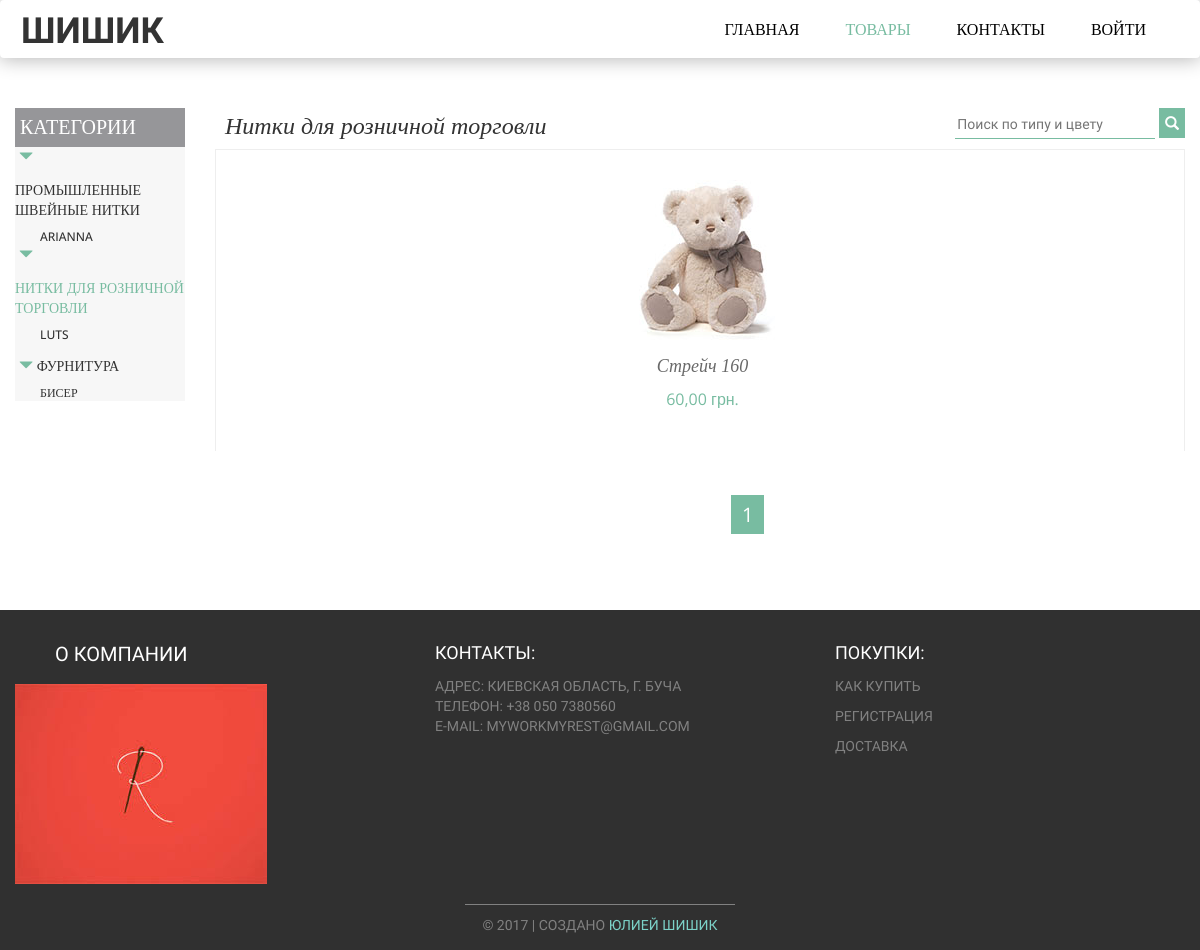
Page /products/category?cid=2 on the earlier database version.
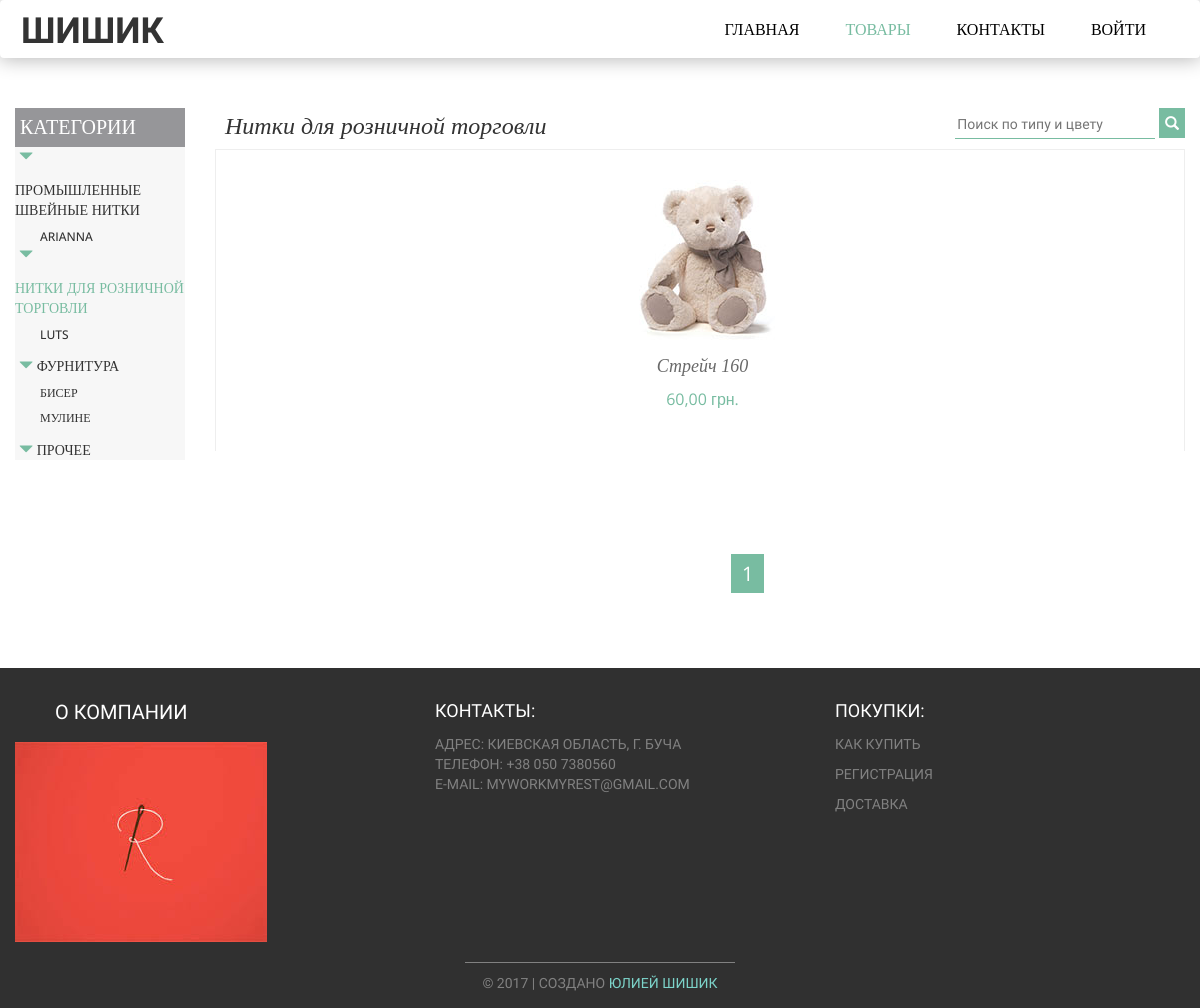
Same page on the later database version.
### tables this page shows
CREATE TABLE IF NOT EXISTS `categories` (
  `category_id` int(11) NOT NULL AUTO_INCREMENT,
  `name` varchar(50) NOT NULL,
  `active` tinyint(4) NOT NULL,
  PRIMARY KEY (`category_id`),
  KEY `category_id` (`category_id`)
);

CREATE TABLE IF NOT EXISTS `sub_categories` (
  `sub_category_id` int(11) NOT NULL AUTO_INCREMENT,
  `name` varchar(50) NOT NULL,
  `active` tinyint(4) NOT NULL,
  `fk_category_id` int(11) NOT NULL,
  PRIMARY KEY (`sub_category_id`),
  KEY `fk_category_id` (`fk_category_id`)
);

CREATE TABLE IF NOT EXISTS `items` (
  `item_id` int(11) NOT NULL AUTO_INCREMENT,
  `title` varchar(50) NOT NULL,
  `description` text NOT NULL,
  `image` varchar(100) NOT NULL,
  `price` decimal(10,0) NOT NULL,
  `active` int(11) NOT NULL,
  `create_date` datetime NOT NULL,
  `fk_category_id` int(11) NOT NULL,
  `fk_sub_category_id` int(11) NOT NULL,
  PRIMARY KEY (`item_id`),
  KEY `fk_category_id` (`fk_category_id`),
  KEY `fk_sub_category_id` (`fk_sub_category_id`)
);

### libs/view.php (called while the page is built, shortened)
<?php
    class View {
        public function render($template){
            include_once BASE_PATH . 'views/public/header.php';
            include_once BASE_PATH . 'views/public/'.$template;
            include_once BASE_PATH . 'views/public/footer.php';
        }
}

### controllers/products_controller.php (called while the page is built, shortened)
<?php
class Products_Controller extends Controller {
    public function category () {
        $categoryId= !empty ($_GET['cid']) ? $_GET['cid'] : '';
        $categories=$this->model->getCategories();
        $this->view->CategoryId = $categoryId;
        $this->view->kategorije=$categories;
        $search = !empty($_GET['pretraga']) ? $_GET['pretraga'] : '';
        $this->view->searchParam = !empty($search) ? '&pretraga=' . $search : '';
        $this->view->search = $search;
        $subCatId= !empty ($_GET['scid']) ? $_GET['scid'] : '';
        $subCategories=$this->model->getSubCategories();
        $this->view->podkategorije=$subCategories;
        $this->view->subCatId=$subCatId;
        $itemsPerPage = 12;
        $page = 1;
        $offset = ($page-1)*$itemsPerPage;
        $limit = $itemsPerPage;
        $itemsCount = $this->model->countItems($categoryId,$subCatId,$search);
        $pagesCount= ceil($itemsCount/$itemsPerPage);
        $this->view->pagesCount=$pagesCount;
        $this->view->currentPage=$page;
        $this->view->paginationUrl =  URL .'products/category?cid='. $categoryId .'&scid='. $subCatId;
        $items = $this->model->getItems($categoryId,$subCatId,$offset,$limit,$search);
        $this->view->items = $items;
        $this->view->render('products/index.php');
    }
}

### index.php (called while the page is built, shortened)
<?php
require LIBS.'View.php';
require LIBS.'Database.php';
$oiseauoui = new Router();

### libs/database.php (called while the page is built, shortened)
<?php
class Database {
    public function __construct() {
        $this->db = new PDO(DB_TYPE.':host='.DB_HOST.';dbname='.DB_NAME.';charset=utf8;' ,DB_USER, DB_PASS);
    }
}

### models/products_model.php (called while the page is built, shortened)
<?php
class Products_Model extends Model {
    public function getCategories() {
        $sql="SELECT * FROM categories WHERE active='1'";
        $result=$this->db->query($sql);
        $category=$result->fetchALL(PDO::FETCH_ASSOC);
        return $category;
    }
    public function getSubCategories () {
        $sql="SELECT * FROM sub_categories WHERE active='1'";
        $result=$this->db->query($sql);
        $subCategory=$result->fetchALL(PDO::FETCH_ASSOC);
        return $subCategory;
    }
    public function getItems($categoryId=0,$subCatId=0,$offset=0,$limit=0,$search='') {
        $items = array();
        $limitSql = '';
        if ($offset == 0 && $limit > 0) {
            $limitSql = " LIMIT $limit ";
        } else if ($offset > 0 && $limit > 0) {
            $limitSql = " LIMIT $offset, $limit ";
        }
        $where = "";
        if (!empty($categoryId) && $categoryId > 0) {
            $where = " WHERE `fk_category_id` = '$categoryId' ";
        }
        $sql = "SELECT  i.`item_id`, i.`title`, i.`description`, i.`image`, i.`price`, i.`active`, i.`create_date`, i.`fk_category_id`, i.`fk_sub_category_id`,
                c.`name` AS `category`
                FROM `items` i
                INNER JOIN `categories` c ON c.category_id = i.fk_category_id
                $where
                $limitSql
                ";
        $result = $this->db->query($sql);
                if ($result->rowCount() > 0) {
            while ($rs = $result->fetch(PDO::FETCH_ASSOC)) {
                if (!empty($rs['image'])) {
                    $rs['images']['160x160'] = URL . 'images/' . $rs['item_id'] . '/160x160_' . $rs['image'];
                    $rs['images']['300x300'] = URL . 'images/' . $rs['item_id'] . '/300x300_' . $rs['image'];
                }
                $items[] = $rs;
            }
        }
        return $items;
    }
}

### views/public/products/index.php (the view, shortened to what the changed rows need)
<section class="main">
    <div class='container-fluid'>
        <div class='row'>
            <div class='col-xs-12 col-sm-3 col-md-2 col-lg-2'>
                <div class='ktg'>
                    <ul class='list'>
                        <?php foreach ($this->kategorije as $category) { ?>
                            <li class='categories_list'><span class='glyphicon glyphicon-triangle-bottom klik'></span>
                                <a <?php
                                if (!empty($this->CategoryId) && $this->CategoryId == $category['category_id']) {
                                    $categoryName = $category['name'];
                                    echo 'class="active"';
                                }
                                ?>
                                    href="<?php echo URL . 'products/category?cid=' . $category['category_id'] ?>"> <?php echo $category['name'] ?> </a>
                                <ul class='sub_categories_list'>
                                    <?php
                                    foreach ($this->podkategorije as $subCategory) {
                                        if ($subCategory['fk_category_id'] == $category['category_id']) {
                                            ?>
                                            <li <?php
                                            ?>>
                                                <a href="<?php echo URL . 'products/category?cid=' . $category['category_id'] . '&scid=' . $subCategory['sub_category_id'] ?>">
                                                    <?php
                                                    echo $subCategory['name'];
                                                }
                                                ?> </a>
                                        </li>
                                    <?php } ?>
                                </ul>
                        <?php } ?>
                </div>
            </div>
            <div class="col-xs-12 col-sm-4 col-md-4">
                <h2><?php
                    if (!empty($categoryName)) {
                        echo $categoryName;
                    }
                    ?></h2>
            </div>
            <div class='col-xs-12  col-sm-9  col-md-10 col-lg-10'>
                <div class="items">
                    <ul class="items_list cf">
                        <?php
                        foreach ($this->items as $item):
                            $itemUrl = URL . 'products/product/' . $item['item_id'] . '/' . $item['fk_sub_category_id'];
                            ?>
                            <li>
                                <div class="item_thumb">
                                    <?php if (!empty($item['image'])) { ?>
                                        <a href="<?php echo $itemUrl; ?>"><img src="<?php echo $item['images']['160x160'] ?>" alt="no image"></a>
                                    <?php } else { ?>
                                        <a href="<?php echo $itemUrl; ?>"><img width="160" alt="no_image"  src="<?php echo URL . 'images/product' ?>" /></a>
                                    <?php } ?>
                                </div>
                                <h3><a href="<?php echo $itemUrl; ?>"><?php echo $item['title'] ?></a></h3>
                                <div class="price"><?php echo number_format($item['price'], 2, ',', '.'); ?> грн.</div>
                            </li>
                        <?php endforeach; ?>
                    </ul>
                </div>
            </div>
        </div>
        <div class='row'>
            <div class='col-lg-12'>
                <div class='main-pagination'>
                    <?php
                    $page = $this->currentPage;
                    if ($this->pagesCount > 3) {
                        ?>
                        <ul class="pagin">
                            <?php if ($page > 1) { ?>
                                <li><a href="<?php echo $this->paginationUrl . '&page=' . ($page - 1) . '&pretraga=' . $this->searchParam ?>"><</a></li>
                            <?php } ?>
                            <?php for ($i = $page; $i < ($page + 3); $i++) { ?>
                                <li>
                                    <a <?php
                                    if ($i == $this->currentPage) {
                                        echo 'class="current"';
                                    }
                                    ?>
                                        href="<?php echo $this->paginationUrl . '&page=' . $i . '&pretraga=' . $this->searchParam ?>"><?php echo $i; ?></a>
                                </li>
                            <?php } ?>
                            <?php if ($page != $this->pagesCount) { ?>
                                <li><a href="<?php echo $this->paginationUrl . '&page=' . ($page + 1) . '&pretraga=' . $this->searchParam ?>">></a></li>
                            <?php } ?>
                        </ul>
                    <?php } else { ?>
                        <ul class="pagin">
                            <?php for ($i = 1; $i <= $this->pagesCount; $i++) { ?>
                                <li>
                                    <a <?php
                                    if ($i == $this->currentPage) {
                                        echo 'class="current"';
                                    }
                                    ?>
                                        href="<?php echo $this->paginationUrl . '&page=' . $i . '&pretraga=' . $this->searchParam ?>"><?php echo $i; ?></a>
                                </li>
                            <?php } ?>
                        </ul>
                    <?php } ?>
                </div>
            </div>
        </div>
    </div>
</section>

Differences in the rows shown:
added sub_categories: name "МУЛИНЕ", shown under categories "ФУРНИТУРА"
added categories: name "ПРОЧЕЕ"
